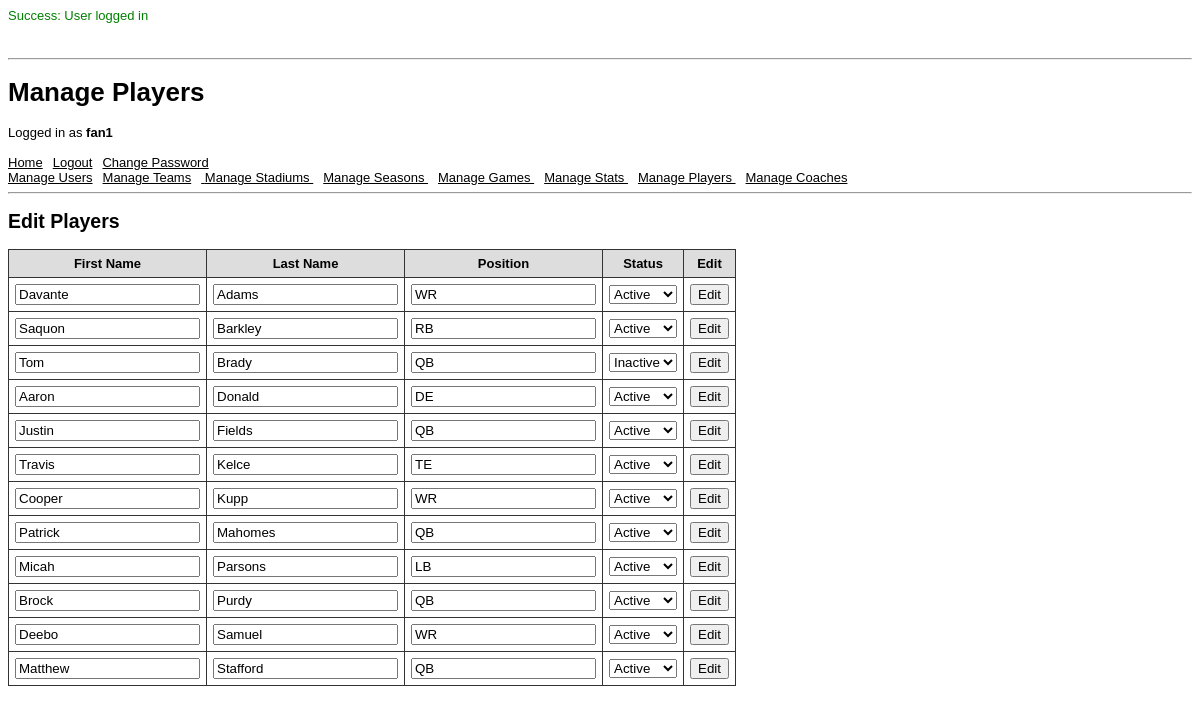
/pages/player_page.php (signed in), run on the app's committed database.
### tables this page shows
CREATE TABLE Player (
    player_id  INT UNSIGNED PRIMARY KEY AUTO_INCREMENT,
    user_id    INT UNSIGNED NOT NULL UNIQUE,
    first_name VARCHAR(100) NOT NULL,
    last_name  VARCHAR(100) NOT NULL,
    position   VARCHAR(5)   NOT NULL,
    status     VARCHAR(10)  NOT NULL,

    FOREIGN KEY (user_id)
        REFERENCES UserAccount(user_id)
        ON DELETE CASCADE
);

### pages/player_page.php (the view, shortened to what this page needs)
<?php
  require_once(__DIR__ . '/../scripts/StartSession.php');
  require_once(__DIR__ . '/html_components.php');
  require_once(__DIR__ . '/../scripts/helpers.php');
  display_edit_player();
  function display_edit_player() {
    global $db;
    $query = "
        SELECT
          p.player_id,
          p.first_name,
          p.last_name,
          p.position,
          p.status
        FROM Player p
        ORDER BY p.last_name, p.first_name
    ";
    $result = query_with_perms($db, $query);
    echo "<h2>Edit Players</h2>";
    echo "<table>";
    echo "<tr>
            <th>First Name</th>
            <th>Last Name</th>
            <th>Position</th>
            <th>Status</th>
            <th>Edit</th>
          </tr>";
    while ($player = $result->fetch_assoc()) {
        $first_name = sanitize_str($player['first_name']);
        $last_name = sanitize_str($player['last_name']);
        $position = sanitize_str($player['position']);
        $status = sanitize_str($player['status']);
        echo "<tr>";
        echo "<form method='post' action='../scripts/player/edit_player.php'>";
        echo "<td><input type='text' name='first_name' value='$first_name' required></td>";
        echo "<td><input type='text' name='last_name' value='$last_name' required></td>";
        echo "<td><input type='text' name='position' minlength='2' maxlength='2' value=$position required></td>";
        echo "<td>
                <select name='status' required>";
                  $active_selected = ($status == 'Active') ? 'selected' : '';
                  $inactive_selected = ($status == 'Inactive') ? 'selected' : '';
        echo "
                    <option value='Active' $active_selected>Active</option>
                    <option value='Inactive' $inactive_selected>Inactive</option>
                </select>
              </td>";
        echo "<td><input type='submit' value='Edit'></td>";
        echo "</form>";
        echo "</tr>";
    }
    echo "</table>";
  }
?>

### pages/html_components.php (style rules this page uses)
body { font-family: Arial, Helvetica, sans-serif; font-size: 13px; }
li, td, th { font-family: Arial, Helvetica, sans-serif; font-size: 13px; }
table { border-collapse: collapse; margin-bottom: 20px; }
th { background: #ddd; }
th, td { padding: 6px; border: 1px solid #333; }

### data on the page
player: first_name "Davante", last_name "Adams", position "WR"
player: first_name "Saquon", last_name "Barkley", position "RB"
player: first_name "Tom", last_name "Brady", position "QB"
player: first_name "Aaron", last_name "Donald", position "DE"
player: first_name "Justin", last_name "Fields", position "QB"
player: first_name "Travis", last_name "Kelce", position "TE"
player: first_name "Cooper", last_name "Kupp", position "WR"
player: first_name "Patrick", last_name "Mahomes", position "QB"
player: first_name "Micah", last_name "Parsons", position "LB"
player: first_name "Brock", last_name "Purdy", position "QB"
player: first_name "Deebo", last_name "Samuel", position "WR"
player: first_name "Matthew", last_name "Stafford", position "QB"

### other printed values
$_SESSION['success'] "User logged in"
$title "Manage Players"
sanitize_str($_SESSION['UserName']) "fan1"
